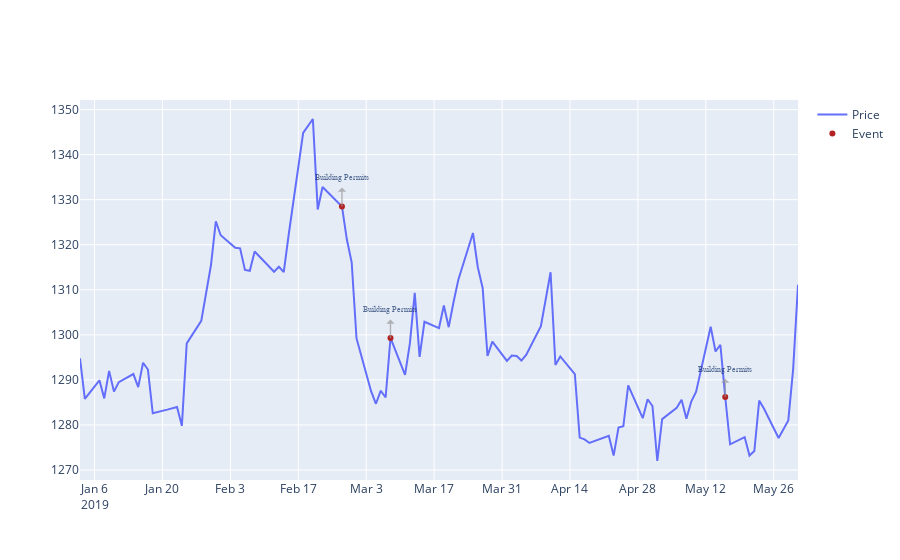

The notebook cell saved with this chart:
### Code cell
fig = go.Figure()
annotations=[]
fig.add_trace(go.Scatter(x=end['Date'], y=end['Close'],
                    mode='lines',
                    name='Price'))
fig.add_trace(go.Scatter(x=justnews['Date'], y=justnews['Close'],
                    mode='markers',
                    name='Event',
                    line=dict(color='firebrick', width=4,
                              dash='dash'),                    
                    )
 )

for index, row in justnews.iterrows():
        annotations.append( dict(
                            # title = 'Gold Price Time',
                            text=row['Description'],
                            x=row['Date'],
                            y=row['Close'],
                            xref="x", 
                            yref="y",
                            showarrow=True,
                            ax=0,
                            ay=-(row['Close'] / 70),
                            arrowcolor ='#999999',
                            arrowsize=0.3,
                            arrowwidth=1.4,
                            bordercolor='#A0C49D',
                            captureevents =True,
                            opacity = 0.7,
                            hovertext=f"{row['Description']} \n {row['Close']}",
                            clicktoshow="onoff",
                            
                            xanchor= 'auto',
                            yanchor = 'bottom',
                            arrowhead= 1,
                            arrowside ='start' ,
                            borderpad=5,
                            borderwidth=0,  
                            
                            hoverlabel= dict(
                                bgcolor='#DDE6ED',
                                bordercolor='#19376D',
                            ),
                            font=dict(
                                color='#19376D',
                                family="Balto",
                                size=8
                            )
                            
                            
                            )
        )

fig.update_layout(annotations=annotations)
fig.show()

### Figure 1 — Plotly figure (JSON) as saved in the notebook; plotly's stock layout.template omitted (floating-point values rounded to 4 significant figures)
{"data": [{"mode": "lines", "name": "Price", "type": "scatter", "x": ["2019-01-03", "2019-01-04", "2019-01-07", "2019-01-08", "2019-01-09", "2019-01-10", "2019-01-11", "2019-01-14", "2019-01-15", "2019-01-16", "2019-01-17", "2019-01-18", "2019-01-21", "2019-01-23", "2019-01-24", "2019-01-25", "2019-01-28", "2019-01-29", "2019-01-30", "2019-01-31", "2019-02-01", "2019-02-04", "2019-02-05", "2019-02-06", "2019-02-07", "2019-02-08", "2019-02-12", "2019-02-13", "2019-02-14", "2019-02-15", "2019-02-18", "2019-02-20", "2019-02-21", "2019-02-22", "2019-02-25", "2019-02-26", "2019-02-27", "2019-02-28", "2019-03-01", "2019-03-04", "2019-03-05", "2019-03-06", "2019-03-07", "2019-03-08", "2019-03-11", "2019-03-12", "2019-03-13", "2019-03-14", "2019-03-15", "2019-03-18", "2019-03-19", "2019-03-20", "2019-03-21", "2019-03-22", "2019-03-25", "2019-03-26", "2019-03-27", "2019-03-28", "2019-03-29", "2019-04-01", "2019-04-02", "2019-04-03", "2019-04-04", "2019-04-05", "2019-04-08", "2019-04-09", "2019-04-10", "2019-04-11", "2019-04-12", "2019-04-15", "2019-04-16", "2019-04-17", "2019-04-18", "2019-04-22", "2019-04-23", "2019-04-24", "2019-04-25", "2019-04-26", "2019-04-29", "2019-04-30", "2019-05-01", "2019-05-02", "2019-05-03", "2019-05-06", "2019-05-07", "2019-05-08", "2019-05-09", "2019-05-10", "2019-05-13", "2019-05-14", "2019-05-15", "2019-05-16", "2019-05-17", "2019-05-20", "2019-05-21", "2019-05-22", "2019-05-23", "2019-05-24", "2019-05-27", "2019-05-29", "2019-05-30", "2019-05-31"], "y": [1295.0, 1286.0, 1290.0, 1286.0, 1292, 1287.0, 1290.0, 1291.0, 1288.0, 1294.0, 1292.0, 1283.0, 1283.0, 1284, 1280.0, 1298.0, 1303.0, 1309.0, 1316.0, 1325.0, 1322.0, 1319.0, 1319.0, 1314.0, 1314.0, 1318.0, 1314, 1315.0, 1314.0, 1322.0, 1345.0, 1348.0, 1328.0, 1333.0, 1330.0, 1328.0, 1321.0, 1316.0, 1299.0, 1288.0, 1285.0, 1288.0, 1286.0, 1299.0, 1291.0, 1298.0, 1309.0, 1295.0, 1303.0, 1302.0, 1306.0, 1302.0, 1307.0, 1312.0, 1323.0, 1315, 1310.0, 1295.0, 1298.0, 1294.0, 1295.0, 1295.0, 1294.0, 1296.0, 1302.0, 1308.0, 1314.0, 1293.0, 1295.0, 1291.0, 1277.0, 1277.0, 1276, 1278.0, 1273.0, 1279.0, 1280.0, 1289.0, 1282.0, 1286.0, 1284.0, 1272, 1281.0, 1284.0, 1286.0, 1281.0, 1285.0, 1287.0, 1302.0, 1296.0, 1298.0, 1286.0, 1276.0, 1277.0, 1273.0, 1274.0, 1285.0, 1284.0, 1277.0, 1281, 1292.0, 1311.0]}, {"line": {"color": "firebrick", "dash": "dash", "width": 4}, "mode": "markers", "name": "Event", "type": "scatter", "x": ["2019-02-26", "2019-03-08", "2019-05-16"], "y": [1328.0, 1299.0, 1286.0]}], "layout": {"annotations": [{"arrowcolor": "#999999", "arrowhead": 1, "arrowside": "start", "arrowsize": 0.3, "arrowwidth": 1.4, "ax": 0, "ay": -18.98, "bordercolor": "#A0C49D", "borderpad": 5, "borderwidth": 0, "captureevents": true, "clicktoshow": "onoff", "font": {"color": "#19376D", "family": "Balto", "size": 8}, "hoverlabel": {"bgcolor": "#DDE6ED", "bordercolor": "#19376D"}, "hovertext": "Building Permits \n 1328.5", "opacity": 0.7, "showarrow": true, "text": "Building Permits", "x": "2019-02-26", "xanchor": "auto", "xref": "x", "y": 1328.0, "yanchor": "bottom", "yref": "y"}, {"arrowcolor": "#999999", "arrowhead": 1, "arrowside": "start", "arrowsize": 0.3, "arrowwidth": 1.4, "ax": 0, "ay": -18.56, "bordercolor": "#A0C49D", "borderpad": 5, "borderwidth": 0, "captureevents": true, "clicktoshow": "onoff", "font": {"color": "#19376D", "family": "Balto", "size": 8}, "hoverlabel": {"bgcolor": "#DDE6ED", "bordercolor": "#19376D"}, "hovertext": "Building Permits \n 1299.3", "opacity": 0.7, "showarrow": true, "text": "Building Permits", "x": "2019-03-08", "xanchor": "auto", "xref": "x", "y": 1299.0, "yanchor": "bottom", "yref": "y"}, {"arrowcolor": "#999999", "arrowhead": 1, "arrowside": "start", "arrowsize": 0.3, "arrowwidth": 1.4, "ax": 0, "ay": -18.37, "bordercolor": "#A0C49D", "borderpad": 5, "borderwidth": 0, "captureevents": true, "clicktoshow": "onoff", "font": {"color": "#19376D", "family": "Balto", "size": 8}, "hoverlabel": {"bgcolor": "#DDE6ED", "bordercolor": "#19376D"}, "hovertext": "Building Permits \n 1286.2", "opacity": 0.7, "showarrow": true, "text": "Building Permits", "x": "2019-05-16", "xanchor": "auto", "xref": "x", "y": 1286.0, "yanchor": "bottom", "yref": "y"}]}}
